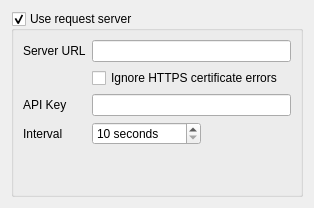
          <widget class="QWidget" name="networkPage">
           <layout class="QVBoxLayout" name="verticalLayout_10">
            <item>
             <widget class="QGroupBox" name="groupBoxRequestServer">
              <property name="title">
               <string>Use request server</string>
              </property>
              <property name="checkable">
               <bool>true</bool>
              </property>
              <layout class="QVBoxLayout" name="verticalLayout_11">
               <item>
                <layout class="QFormLayout" name="formLayout">
                 <item row="0" column="0">
                  <widget class="QLabel" name="label_6">
                   <property name="text">
                    <string>Server URL</string>
                   </property>
                  </widget>
                 </item>
                 <item row="0" column="1">
                  <widget class="QLineEdit" name="lineEditUrl">
                   <property name="toolTip">
                    <string>URL of the server to use for remote requests</string>
                   </property>
                   <property name="inputMethodHints">
                    <set>Qt::ImhUrlCharactersOnly</set>
                   </property>
                   <property name="placeholderText">
                    <string/>
                   </property>
                  </widget>
                 </item>
                 <item row="1" column="1">
                  <widget class="QCheckBox" name="checkBoxIgnoreCertErrors">
                   <property name="toolTip">
                    <string>If enabled, OpenKJ will ignore any problems with SSL certificates.  Useful if you are hosing your own request server and are using a self-signed cert.</string>
                   </property>
                   <property name="text">
                    <string>Ignore HTTPS certificate errors</string>
                   </property>
                  </widget>
                 </item>
                 <item row="2" column="0">
                  <widget class="QLabel" name="label_7">
                   <property name="text">
                    <string>API Key</string>
                   </property>
                  </widget>
                 </item>
                 <item row="2" column="1">
                  <widget class="QLineEdit" name="lineEditApiKey">
                   <property name="toolTip">
                    <string>API key provided by the request server.  Can be blank if using a custom server that doesn't require a key.</string>
                   </property>
                  </widget>
                 </item>
                 <item row="3" column="0">
                  <widget class="QLabel" name="label_22">
                   <property name="text">
                    <string>Interval</string>
                   </property>
                  </widget>
                 </item>
                 <item row="3" column="1">
                  <layout class="QHBoxLayout" name="horizontalLayout_15">
                   <property name="rightMargin">
                    <number>50</number>
                   </property>
                   <item>
                    <widget class="QSpinBox" name="spinBoxInterval">
                     <property name="toolTip">
                      <string>How often to check the server for new requests</string>
                     </property>
                     <property name="suffix">
                      <string> seconds</string>
                     </property>
                     <property name="minimum">
                      <number>10</number>
                     </property>
                     <property name="maximum">
                      <number>10000</number>
                     </property>
                     <property name="singleStep">
                      <number>10</number>
                     </property>
                    </widget>
                   </item>
                   <item>
                    <spacer name="horizontalSpacer_11">
                     <property name="orientation">
                      <enum>Qt::Horizontal</enum>
                     </property>
                     <property name="sizeHint" stdset="0">
                      <size>
                       <width>40</width>
                       <height>20</height>
                      </size>
                     </property>
                    </spacer>
                   </item>
                  </layout>
                 </item>
                </layout>
               </item>
               <item>
                <spacer name="verticalSpacer_3">
                 <property name="orientation">
                  <enum>Qt::Vertical</enum>
                 </property>
                 <property name="sizeHint" stdset="0">
                  <size>
                   <width>20</width>
                   <height>40</height>
                  </size>
                 </property>
                </spacer>
               </item>
              </layout>
             </widget>
            </item>
           </layout>
          </widget>
